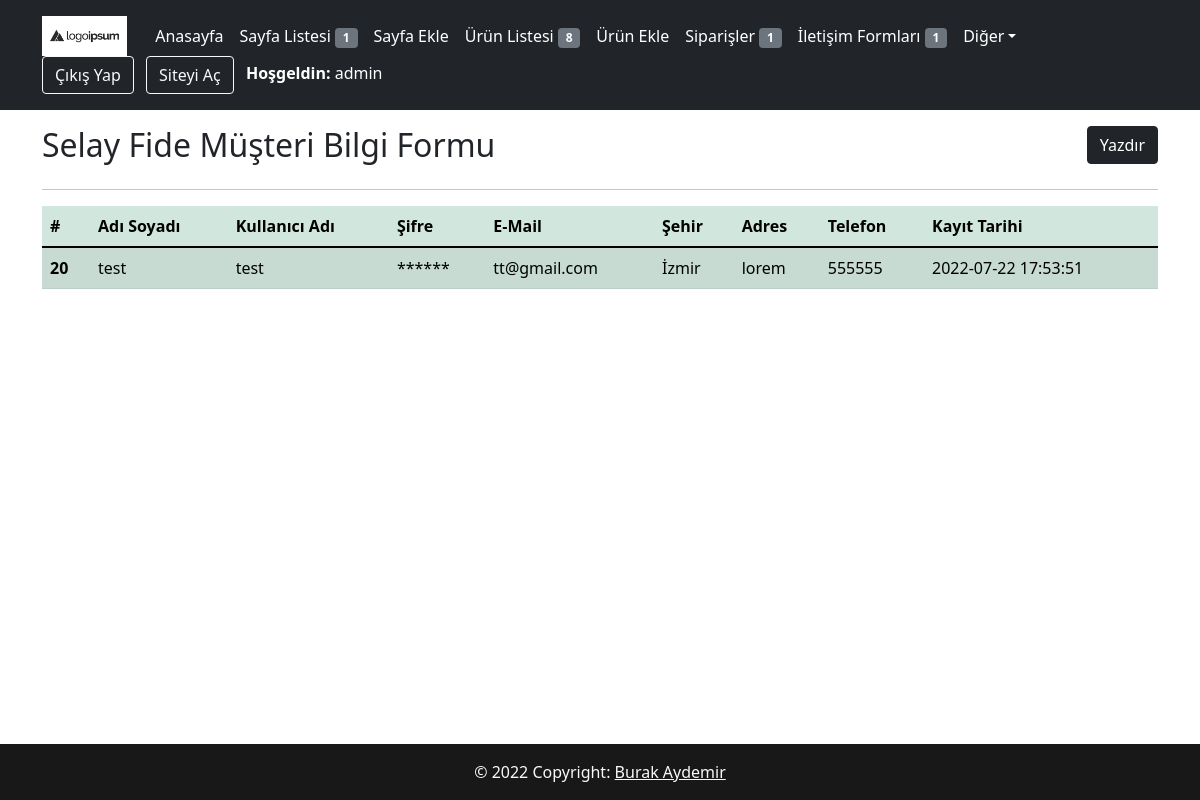
Screenshot of /admin/index.php?page=uyeler (signed in) with the database file from the repository.
### tables this page shows
CREATE TABLE `uyeler` (
  `id` int(11) NOT NULL,
  `adsoyad` varchar(50) NOT NULL,
  `username` varchar(20) NOT NULL,
  `password` varchar(50) NOT NULL,
  `email` varchar(50) NOT NULL,
  `il` varchar(20) NOT NULL,
  `adres` varchar(2500) NOT NULL,
  `telefon` int(10) NOT NULL,
  `eklenme` timestamp NOT NULL DEFAULT current_timestamp()
);

### admin/pages/uyeler.php (the view, shortened to what this page needs)
<!DOCTYPE html>
<html lang="en">
<head>
</head>
<body>
<div class="row">
    <div class="col-6"><h2>Selay Fide Müşteri Bilgi Formu</h2>
    </div>
    <div class="col-6 text-right justify-content-end ">
        <a href="#" class="btn btn-dark float-end" onclick="window.print()">Yazdır</a>
    </div>
</div>
<hr>
<?php
    $uyelerimiz = $db->query("SELECT * FROM uyeler")
?>
<table class="table table-success table-striped">
  <thead>
    <tr>
      <th scope="col">#</th>
      <th scope="col">Adı Soyadı</th>
      <th scope="col">Kullanıcı Adı</th>
      <th scope="col">Şifre</th>
      <th scope="col">E-Mail</th>
      <th scope="col">Şehir</th>
      <th scope="col">Adres</th>
      <th scope="col">Telefon</th>
      <th scope="col">Kayıt Tarihi</th>
    </tr>
  </thead>
  <tbody >
      <?php while($veri = $uyelerimiz->fetch_array()){ ?>
    <tr class="text-info">
      <th scope="row"><?php echo $veri['id'];?></th>
      <td><?php echo $veri['adsoyad'];?></td>
      <td><?php echo $veri['username'];?></td>
      <td><?php echo "******";?></td>
      <td><?php echo $veri['email'];?></td>
      <td><?php echo $veri['il'];?></td>
      <td><?php echo $veri['adres'];?></td>
      <td><?php echo $veri['telefon'];?></td>
      <td><?php echo $veri['eklenme'];?></td>
    </tr>
<?php } ?>
  </tbody>
</table>
</body>
</html>

### rows the page displays
uyeler: id "20", adsoyad "test", username "test", email "tt@gmail.com", il "İzmir", adres "lorem", telefon "555555", eklenme "2022-07-22 17:53:51"

### other values shown
$rowss "1"
$rows "8"
$siparissayi "1"
$formsay "1"
$_SESSION['admin_bilgileri']['username'] "admin"
